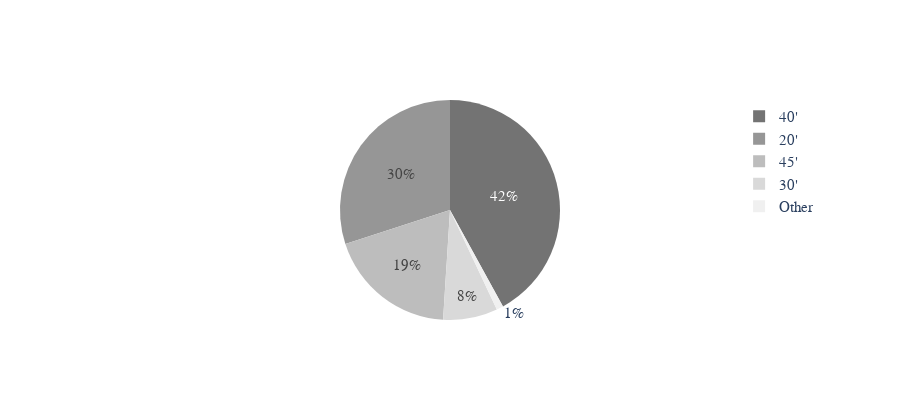

The notebook cell this image was saved under:
### Code cell
fig = go.Figure()
values = [28, 18, 13, 9, 9, 8, 16]
fig.add_trace(go.Pie(values = [19, 42, 8, 30, 1], labels = ["45'","40'", "30'", "20'", "Other"]))
fig.update_layout(height = 400, piecolorway = [px.colors.sequential.Greys[i] for i in [5,4,3,2,1]])

### Figure 1 — Plotly figure (JSON) as saved in the notebook; plotly's stock layout.template omitted (floating-point values rounded to 4 significant figures)
{"data": [{"labels": ["45'", "40'", "30'", "20'", "Other"], "type": "pie", "values": [19, 42, 8, 30, 1]}], "layout": {"height": 400, "piecolorway": ["rgb(115,115,115)", "rgb(150,150,150)", "rgb(189,189,189)", "rgb(217,217,217)", "rgb(240,240,240)"]}}
